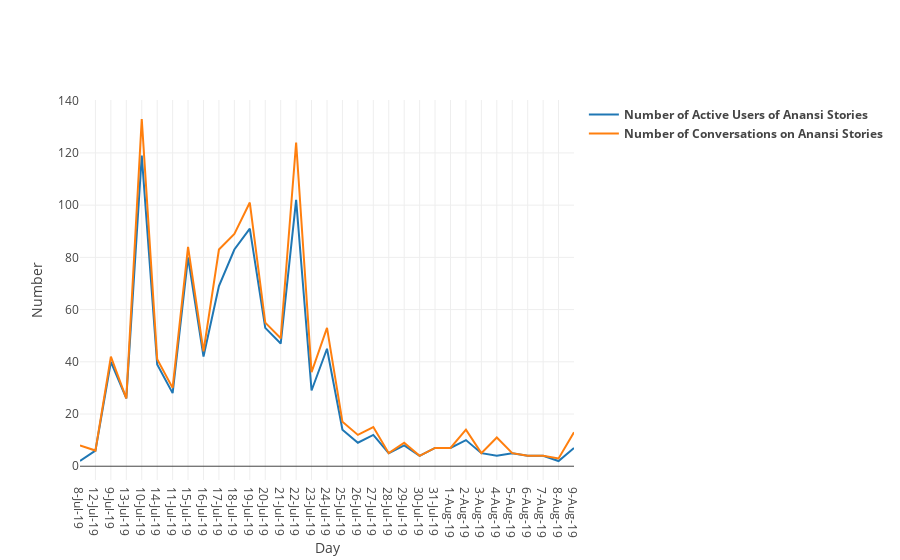

Notebook code for this chart:
### Code cell
fig = go.Figure()

fig.add_trace(go.Scatter(
    x=finaldf['Date'],
    y=finaldf['Active Users'],
    name = '<b>Number of Active Users of Anansi Stories</b>', # Style name/legend entry with html tags
    connectgaps=True # override default to connect the gaps
))

fig.add_trace(go.Scatter(
    x=finaldf['Date'],
    y=finaldf['Conversations'],
    name = '<b>Number of Conversations on Anansi Stories</b>', # Style name/legend entry with html tags
    connectgaps=True # override default to connect the gaps
))

fig.layout.update(title='',
                   xaxis_title='Day',
                   yaxis_title='Number')

fig.show()

### Figure 1 — Plotly figure (JSON) as saved in the notebook; plotly's stock layout.template omitted (floating-point values rounded to 4 significant figures)
{"data": [{"connectgaps": true, "name": "<b>Number of Active Users of Anansi Stories</b>", "type": "scatter", "uid": "8fb52c3e-be9e-41a8-b2b7-2b57ddea3604", "x": ["8-Jul-19", "12-Jul-19", "9-Jul-19", "13-Jul-19", "10-Jul-19", "14-Jul-19", "11-Jul-19", "15-Jul-19", "16-Jul-19", "17-Jul-19", "18-Jul-19", "19-Jul-19", "20-Jul-19", "21-Jul-19", "22-Jul-19", "23-Jul-19", "24-Jul-19", "25-Jul-19", "26-Jul-19", "27-Jul-19", "28-Jul-19", "29-Jul-19", "30-Jul-19", "31-Jul-19", "1-Aug-19", "2-Aug-19", "3-Aug-19", "4-Aug-19", "5-Aug-19", "6-Aug-19", "7-Aug-19", "8-Aug-19", "9-Aug-19"], "y": [2, 6, 40, 26, 119, 39, 28, 80, 42, 69, 83, 91, 53, 47, 102, 29, 45, 14, 9, 12, 5, 8, 4, 7, 7, 10, 5, 4, 5, 4, 4, 2, 7]}, {"connectgaps": true, "name": "<b>Number of Conversations on Anansi Stories</b>", "type": "scatter", "uid": "504f280b-1ef1-4a3d-8608-6f14084e4482", "x": ["8-Jul-19", "12-Jul-19", "9-Jul-19", "13-Jul-19", "10-Jul-19", "14-Jul-19", "11-Jul-19", "15-Jul-19", "16-Jul-19", "17-Jul-19", "18-Jul-19", "19-Jul-19", "20-Jul-19", "21-Jul-19", "22-Jul-19", "23-Jul-19", "24-Jul-19", "25-Jul-19", "26-Jul-19", "27-Jul-19", "28-Jul-19", "29-Jul-19", "30-Jul-19", "31-Jul-19", "1-Aug-19", "2-Aug-19", "3-Aug-19", "4-Aug-19", "5-Aug-19", "6-Aug-19", "7-Aug-19", "8-Aug-19", "9-Aug-19"], "y": [8, 6, 42, 26, 133, 41, 30, 84, 44, 83, 89, 101, 55, 49, 124, 36, 53, 17, 12, 15, 5, 9, 4, 7, 7, 14, 5, 11, 5, 4, 4, 3, 13]}], "layout": {"title": {"text": ""}, "xaxis": {"title": {"text": "Day"}}, "yaxis": {"title": {"text": "Number"}}}}
